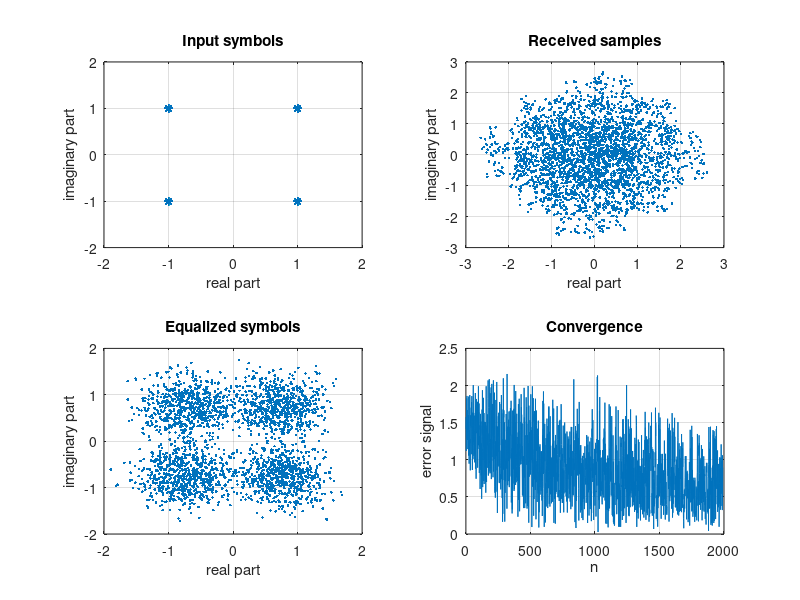

Source code (MATLAB):
% CHANNEL EQUALIZATION USING LMS 
clc;
clear all;
close all;
M=3000;    % number of data samples
T=2000;    % number of training symbols
dB=25;     % SNR in dB value

L=200; % length for smoothing(L+1)
ChL=5;  % length of the channel(ChL+1)
EqD=round((L+ChL)/2);  %delay for equalization

Ch=randn(1,ChL+1)+sqrt(-1)*randn(1,ChL+1);   % complex channel
Ch=Ch/norm(Ch);                     % scale the channel with norm

TxS=round(rand(1,M))*2-1;  % QPSK transmitted sequence
TxS=TxS+sqrt(-1)*(round(rand(1,M))*2-1);


x=filter(Ch,1,TxS);  %channel distortion
n=randn(1,M) +sqrt(-1)*randn(1,M);   %Additive white gaussian noise
 n=n/norm(n)*10^(-dB/20)*norm(x);  % scale the noise power in accordance with SNR
x=x+n;                           % received noisy signal

K=M-L;   %% Discarding several starting samples for avoiding 0's and negative
X=zeros(L+1,K);  % each vector column is a sample
for i=1:K
    X(:,i)=x(i+L:-1:i).';
end

%%
%adaptive LMS Equalizer
e=zeros(1,T-10);  % initial error
c=zeros(L+1,1);   % initial condition
mu=0.001;        % step size
for i=1:T-10
    e(i)=TxS(i+L+10-EqD)-c'*X(:,i+10);   % instant error
    c=c+mu*conj(e(i))*X(:,i+10);           % update filter or equalizer coefficient
end

%%
% e=zeros(1,T-L);  % initial error
% c=zeros(L+1,1);   % initial condition
% mu=0.001;        % step size
% for i=1:T-L
%     e(i)=TxS(i+L)-c'*X(:,i);
% %     TxS(i+L)
% %     X(:,i)
%     c=c+mu*conj(e(i))*X(:,i);
% end

%%
sb=c'*X;   % recieved symbol estimation

%SER(decision part)
sb1=sb/norm(c);  % normalize the output
sb1=sign(real(sb1))+sqrt(-1)*sign(imag(sb1));  %symbol detection
start=7;  
sb2=sb1-TxS(start+1:start+length(sb1));  % error detection
SER=length(find(sb2~=0))/length(sb2); %  SER calculation
disp(SER);

% plot of transmitted symbols
    subplot(2,2,1), 
    plot(TxS,'*');   
    grid,title('Input symbols');  xlabel('real part'),ylabel('imaginary part')
    axis([-2 2 -2 2])
    
% plot of received symbols
    subplot(2,2,2),
    plot(x,'.');
    grid, title('Received samples');  xlabel('real part'), ylabel('imaginary part')

% plots of the equalized symbols    
    subplot(2,2,3),
    plot(sb,'.');   
    grid, title('Equalized symbols'), xlabel('real part'), ylabel('imaginary part')

% convergence
    subplot(2,2,4),
    plot(abs(e));   
    grid, title('Convergence'), xlabel('n'), ylabel('error signal')
 